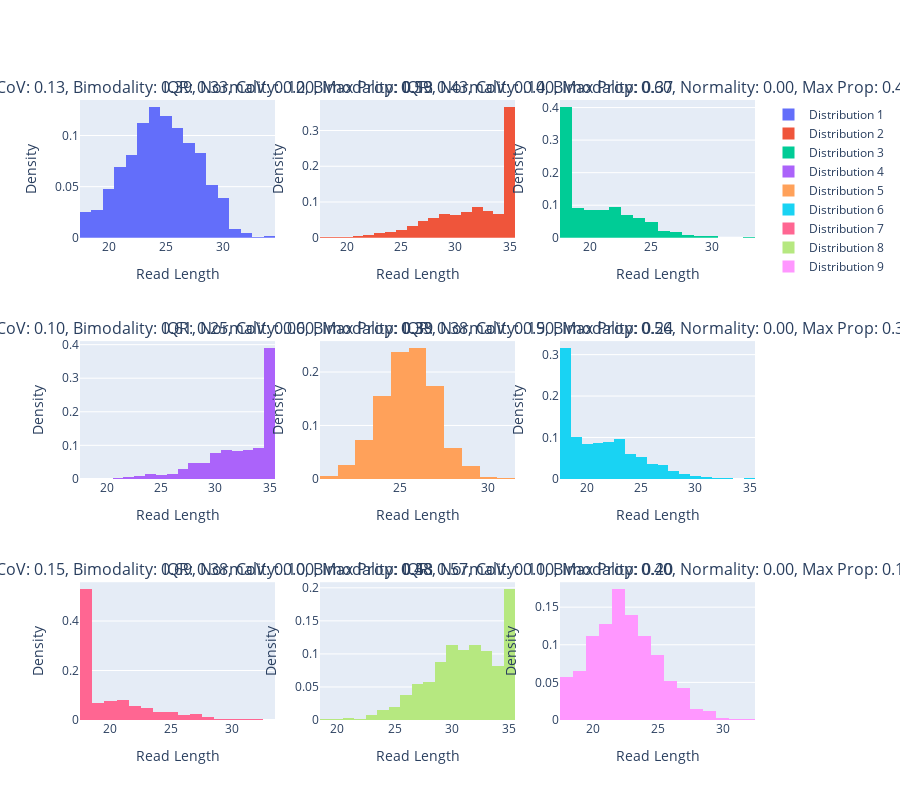

Source (notebook cell):
### Code cell
import plotly.graph_objects as go
from plotly.subplots import make_subplots

import plotly.graph_objects as go
from plotly.subplots import make_subplots
import numpy as np

# make multifigure sub plot of 9 random distributions
n_rows = 3
n_cols = 3
fig = make_subplots(rows=n_rows, cols=n_cols, subplot_titles=[f"Distribution {i+1}" for i in range(n_rows * n_cols)])

for i, dist in enumerate(normal_distributions):
    row = i // n_cols + 1
    col = i % n_cols + 1
    
    if i >= n_rows * n_cols:
        break
    
    rld_dict = {
        length: count for length, count in zip(*np.unique(dist, return_counts=True))
    }
    
    IQR_score = read_length_distribution_IQR_normalised_metric(rld_dict)
    CoV_score = read_length_distribution_coefficient_of_variation_metric(rld_dict)
    Bimodal_score = read_length_distribution_bimodality(rld_dict)
    Normal_score = read_length_distribution_normality_metric(rld_dict)
    Max_prop_score = read_length_distribution_max_prop_metric(rld_dict)
    
    fig.add_trace(go.Histogram(x=dist, histnorm='probability', name=f'Distribution {i+1}'), row=row, col=col)
    
    fig.update_xaxes(title_text='Read Length', row=row, col=col)
    fig.update_yaxes(title_text='Density', row=row, col=col)
    
    title = f"IQR: {IQR_score:.2f}, CoV: {CoV_score:.2f}, Bimodality: {Bimodal_score:.2f}, Normality: {Normal_score:.2f}, Max Prop: {Max_prop_score:.2f}"
    fig.layout.annotations[i].update(text=title)

fig.update_layout(
    height=800,
    barmode='overlay',
)

fig.show()

### Figure 1 — Plotly figure (JSON) as saved in the notebook; plotly's stock layout.template omitted (floating-point values rounded to 4 significant figures; data arrays with more than 128 entries replaced by an {"elided": "..."} marker saying what was removed)
{"data": [{"histnorm": "probability", "name": "Distribution 1", "type": "histogram", "x": {"elided": "1000 int values"}, "xaxis": "x", "yaxis": "y"}, {"histnorm": "probability", "name": "Distribution 2", "type": "histogram", "x": {"elided": "1000 int values"}, "xaxis": "x2", "yaxis": "y2"}, {"histnorm": "probability", "name": "Distribution 3", "type": "histogram", "x": {"elided": "1000 int values"}, "xaxis": "x3", "yaxis": "y3"}, {"histnorm": "probability", "name": "Distribution 4", "type": "histogram", "x": {"elided": "1000 int values"}, "xaxis": "x4", "yaxis": "y4"}, {"histnorm": "probability", "name": "Distribution 5", "type": "histogram", "x": {"elided": "1000 int values"}, "xaxis": "x5", "yaxis": "y5"}, {"histnorm": "probability", "name": "Distribution 6", "type": "histogram", "x": {"elided": "1000 int values"}, "xaxis": "x6", "yaxis": "y6"}, {"histnorm": "probability", "name": "Distribution 7", "type": "histogram", "x": {"elided": "1000 int values"}, "xaxis": "x7", "yaxis": "y7"}, {"histnorm": "probability", "name": "Distribution 8", "type": "histogram", "x": {"elided": "1000 int values"}, "xaxis": "x8", "yaxis": "y8"}, {"histnorm": "probability", "name": "Distribution 9", "type": "histogram", "x": {"elided": "1000 int values"}, "xaxis": "x9", "yaxis": "y9"}], "layout": {"annotations": [{"font": {"size": 16}, "showarrow": false, "text": "IQR: 0.44, CoV: 0.13, Bimodality: 0.39, Normality: 0.00, Max Prop: 0.13", "x": 0.1444, "xanchor": "center", "xref": "paper", "y": 1, "yanchor": "bottom", "yref": "paper"}, {"font": {"size": 16}, "showarrow": false, "text": "IQR: 0.33, CoV: 0.12, Bimodality: 0.59, Normality: 0.00, Max Prop: 0.37", "x": 0.5, "xanchor": "center", "xref": "paper", "y": 1, "yanchor": "bottom", "yref": "paper"}, {"font": {"size": 16}, "showarrow": false, "text": "IQR: 0.43, CoV: 0.14, Bimodality: 0.60, Normality: 0.00, Max Prop: 0.40", "x": 0.8556, "xanchor": "center", "xref": "paper", "y": 1, "yanchor": "bottom", "yref": "paper"}, {"font": {"size": 16}, "showarrow": false, "text": "IQR: 0.29, CoV: 0.10, Bimodality: 0.61, Normality: 0.00, Max Prop: 0.39", "x": 0.1444, "xanchor": "center", "xref": "paper", "y": 0.6111, "yanchor": "bottom", "yref": "paper"}, {"font": {"size": 16}, "showarrow": false, "text": "IQR: 0.25, CoV: 0.06, Bimodality: 0.33, Normality: 0.90, Max Prop: 0.24", "x": 0.5, "xanchor": "center", "xref": "paper", "y": 0.6111, "yanchor": "bottom", "yref": "paper"}, {"font": {"size": 16}, "showarrow": false, "text": "IQR: 0.38, CoV: 0.15, Bimodality: 0.56, Normality: 0.00, Max Prop: 0.32", "x": 0.8556, "xanchor": "center", "xref": "paper", "y": 0.6111, "yanchor": "bottom", "yref": "paper"}, {"font": {"size": 16}, "showarrow": false, "text": "IQR: 0.57, CoV: 0.15, Bimodality: 0.69, Normality: 0.00, Max Prop: 0.53", "x": 0.1444, "xanchor": "center", "xref": "paper", "y": 0.2222, "yanchor": "bottom", "yref": "paper"}, {"font": {"size": 16}, "showarrow": false, "text": "IQR: 0.38, CoV: 0.10, Bimodality: 0.48, Normality: 0.00, Max Prop: 0.20", "x": 0.5, "xanchor": "center", "xref": "paper", "y": 0.2222, "yanchor": "bottom", "yref": "paper"}, {"font": {"size": 16}, "showarrow": false, "text": "IQR: 0.57, CoV: 0.11, Bimodality: 0.40, Normality: 0.00, Max Prop: 0.17", "x": 0.8556, "xanchor": "center", "xref": "paper", "y": 0.2222, "yanchor": "bottom", "yref": "paper"}], "barmode": "overlay", "height": 800, "xaxis": {"anchor": "y", "domain": [0, 0.2889], "title": {"text": "Read Length"}}, "xaxis2": {"anchor": "y2", "domain": [0.3556, 0.6444], "title": {"text": "Read Length"}}, "xaxis3": {"anchor": "y3", "domain": [0.7111, 1], "title": {"text": "Read Length"}}, "xaxis4": {"anchor": "y4", "domain": [0, 0.2889], "title": {"text": "Read Length"}}, "xaxis5": {"anchor": "y5", "domain": [0.3556, 0.6444], "title": {"text": "Read Length"}}, "xaxis6": {"anchor": "y6", "domain": [0.7111, 1], "title": {"text": "Read Length"}}, "xaxis7": {"anchor": "y7", "domain": [0, 0.2889], "title": {"text": "Read Length"}}, "xaxis8": {"anchor": "y8", "domain": [0.3556, 0.6444], "title": {"text": "Read Length"}}, "xaxis9": {"anchor": "y9", "domain": [0.7111, 1], "title": {"text": "Read Length"}}, "yaxis": {"anchor": "x", "domain": [0.7778, 1], "title": {"text": "Density"}}, "yaxis2": {"anchor": "x2", "domain": [0.7778, 1], "title": {"text": "Density"}}, "yaxis3": {"anchor": "x3", "domain": [0.7778, 1], "title": {"text": "Density"}}, "yaxis4": {"anchor": "x4", "domain": [0.3889, 0.6111], "title": {"text": "Density"}}, "yaxis5": {"anchor": "x5", "domain": [0.3889, 0.6111], "title": {"text": "Density"}}, "yaxis6": {"anchor": "x6", "domain": [0.3889, 0.6111], "title": {"text": "Density"}}, "yaxis7": {"anchor": "x7", "domain": [0, 0.2222], "title": {"text": "Density"}}, "yaxis8": {"anchor": "x8", "domain": [0, 0.2222], "title": {"text": "Density"}}, "yaxis9": {"anchor": "x9", "domain": [0, 0.2222], "title": {"text": "Density"}}}}
